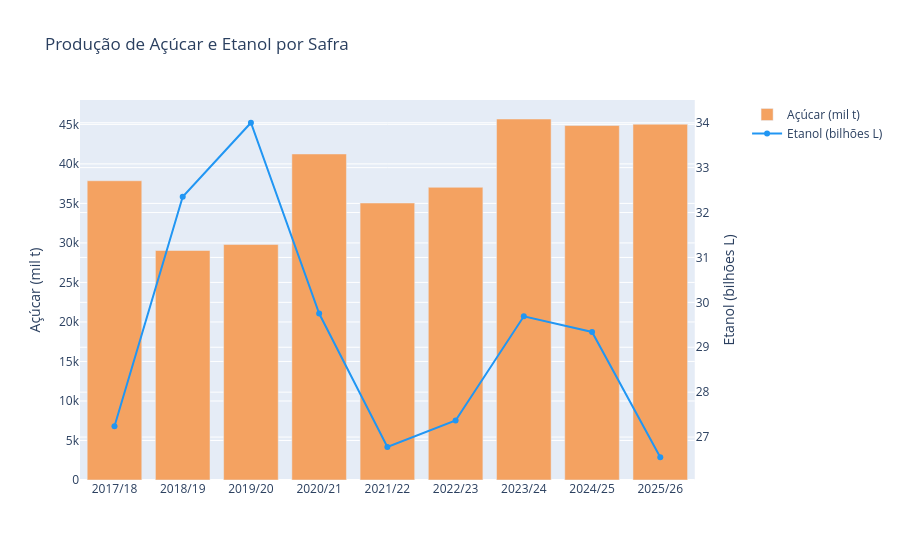

The cell this chart's notebook holds for it:
### Markdown cell above
## 3. Açúcar vs Etanol por safra

### Code cell
ae = df.groupby('ano_agricola').agg(
    acucar=('producao_acucar_mil_t','sum'),
    etanol=('producao_etanol_total_mil_l','sum')
).reset_index()
ae['etanol_mil_m3'] = (ae['etanol'] / 1_000_000).round(2)

fig = make_subplots(specs=[[{'secondary_y': True}]])
fig.add_trace(go.Bar(x=ae['ano_agricola'], y=ae['acucar'], name='Açúcar (mil t)', marker_color='#f4a261'), secondary_y=False)
fig.add_trace(go.Scatter(x=ae['ano_agricola'], y=ae['etanol_mil_m3'], name='Etanol (bilhões L)', mode='lines+markers', line=dict(color='#2196F3', width=2)), secondary_y=True)
fig.update_layout(title='Produção de Açúcar e Etanol por Safra')
fig.update_yaxes(title_text='Açúcar (mil t)', secondary_y=False)
fig.update_yaxes(title_text='Etanol (bilhões L)', secondary_y=True)
fig.show()
fig.write_image('../reports/figures/03_acucar_vs_etanol.png', width=1000, height=500, scale=2)

### Figure 1 — Plotly figure (JSON) as saved in the notebook; plotly's stock layout.template omitted (floating-point values rounded to 4 significant figures)
{"data": [{"marker": {"color": "#f4a261"}, "name": "Açúcar (mil t)", "type": "bar", "x": ["2017/18", "2018/19", "2019/20", "2020/21", "2021/22", "2022/23", "2023/24", "2024/25", "2025/26"], "xaxis": "x", "y": [37870.0, 29040.0, 29800.0, 41250.0, 35050.0, 37040.0, 45680.0, 44850.0, 45020.0], "yaxis": "y"}, {"line": {"color": "#2196F3", "width": 2}, "mode": "lines+markers", "name": "Etanol (bilhões L)", "type": "scatter", "x": ["2017/18", "2018/19", "2019/20", "2020/21", "2021/22", "2022/23", "2023/24", "2024/25", "2025/26"], "xaxis": "x", "y": [27.24, 32.35, 34.0, 29.75, 26.78, 27.37, 29.69, 29.34, 26.55], "yaxis": "y2"}], "layout": {"title": {"text": "Produção de Açúcar e Etanol por Safra"}, "xaxis": {"anchor": "y", "domain": [0, 0.94]}, "yaxis": {"anchor": "x", "domain": [0, 1], "title": {"text": "Açúcar (mil t)"}}, "yaxis2": {"anchor": "x", "overlaying": "y", "side": "right", "title": {"text": "Etanol (bilhões L)"}}}}
